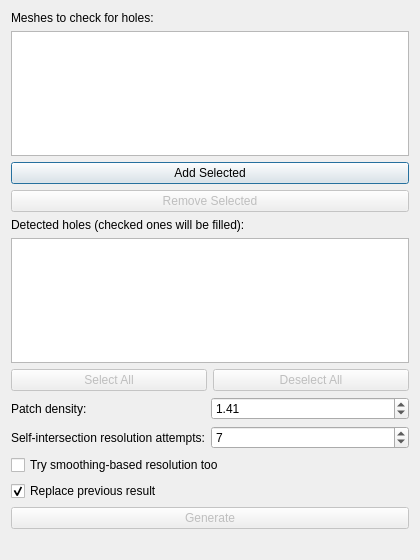
<?xml version="1.0" encoding="UTF-8"?>
<ui version="4.0">
 <class>FillHolesDialog</class>
 <widget class="QDialog" name="FillHolesDialog">
  <property name="geometry">
   <rect>
    <x>0</x>
    <y>0</y>
    <width>420</width>
    <height>560</height>
   </rect>
  </property>
  <property name="windowTitle">
   <string>Fill Holes</string>
  </property>
  <layout class="QVBoxLayout" name="verticalLayout">
   <item>
    <widget class="QLabel" name="meshListLabel">
     <property name="text">
      <string>Meshes to check for holes:</string>
     </property>
    </widget>
   </item>
   <item>
    <widget class="QListWidget" name="meshList">
     <property name="selectionMode">
      <enum>QAbstractItemView::SelectionMode::ExtendedSelection</enum>
     </property>
    </widget>
   </item>
   <item>
    <layout class="QVBoxLayout" name="listButtonColumn">
     <item>
      <widget class="QPushButton" name="addSelectedButton">
       <property name="text">
        <string>Add Selected</string>
       </property>
      </widget>
     </item>
     <item>
      <widget class="QPushButton" name="removeSelectedButton">
       <property name="enabled">
        <bool>false</bool>
       </property>
       <property name="text">
        <string>Remove Selected</string>
       </property>
      </widget>
     </item>
    </layout>
   </item>
   <item>
    <widget class="QLabel" name="holesListLabel">
     <property name="text">
      <string>Detected holes (checked ones will be filled):</string>
     </property>
    </widget>
   </item>
   <item>
    <widget class="QListWidget" name="holesList">
     <property name="toolTip">
      <string>&lt;html&gt;&lt;head/&gt;&lt;body&gt;&lt;p&gt;Every boundary loop found, including a genuinely open mesh's own outer edge - uncheck anything that is not an actual defect gap you want closed. Selecting a row highlights its loop (orange) in the viewport.&lt;/p&gt;&lt;/body&gt;&lt;/html&gt;</string>
     </property>
     <property name="selectionMode">
      <enum>QAbstractItemView::SelectionMode::SingleSelection</enum>
     </property>
    </widget>
   </item>
   <item>
    <layout class="QHBoxLayout" name="holesButtonRow">
     <item>
      <widget class="QPushButton" name="selectAllHolesButton">
       <property name="enabled">
        <bool>false</bool>
       </property>
       <property name="text">
        <string>Select All</string>
       </property>
      </widget>
     </item>
     <item>
      <widget class="QPushButton" name="deselectAllHolesButton">
       <property name="enabled">
        <bool>false</bool>
       </property>
       <property name="text">
        <string>Deselect All</string>
       </property>
      </widget>
     </item>
    </layout>
   </item>
   <item>
    <layout class="QFormLayout" name="fillParamsForm">
     <item row="0" column="0">
      <widget class="QLabel" name="patchDensityLabel">
       <property name="text">
        <string>Patch density:</string>
       </property>
      </widget>
     </item>
     <item row="0" column="1">
      <widget class="QDoubleSpinBox" name="patchDensitySpin">
       <property name="toolTip">
        <string>&lt;html&gt;&lt;head/&gt;&lt;body&gt;&lt;p&gt;Controls how fine the new patch's triangulation is relative to the surrounding mesh (CGAL's triangulate_and_refine_hole density_control_factor) - larger values produce a denser patch. CGAL's own default is sqrt(2) &amp;#8776; 1.41.&lt;/p&gt;&lt;/body&gt;&lt;/html&gt;</string>
       </property>
       <property name="decimals">
        <number>2</number>
       </property>
       <property name="minimum">
        <double>1.000000000000000</double>
       </property>
       <property name="maximum">
        <double>5.000000000000000</double>
       </property>
       <property name="singleStep">
        <double>0.100000000000000</double>
       </property>
       <property name="value">
        <double>1.410000000000000</double>
       </property>
      </widget>
     </item>
     <item row="1" column="0">
      <widget class="QLabel" name="selfIntersectionStepsLabel">
       <property name="text">
        <string>Self-intersection resolution attempts:</string>
       </property>
      </widget>
     </item>
     <item row="1" column="1">
      <widget class="QSpinBox" name="selfIntersectionStepsSpin">
       <property name="toolTip">
        <string>&lt;html&gt;&lt;head/&gt;&lt;body&gt;&lt;p&gt;How many smoothing/hole-refill rounds to try when resolving self-intersections (CGAL's remove_self_intersections number_of_iterations). CGAL's own default is 7.&lt;/p&gt;&lt;/body&gt;&lt;/html&gt;</string>
       </property>
       <property name="minimum">
        <number>1</number>
       </property>
       <property name="maximum">
        <number>50</number>
       </property>
       <property name="value">
        <number>7</number>
       </property>
      </widget>
     </item>
     <item row="2" column="0" colspan="2">
      <widget class="QCheckBox" name="trySmoothingCheckBox">
       <property name="toolTip">
        <string>&lt;html&gt;&lt;head/&gt;&lt;body&gt;&lt;p&gt;Also try a slower, smoothing-based repair strategy for self-intersections, in addition to the hole-filling-based strategy already tried by default. CGAL does not attempt this by default.&lt;/p&gt;&lt;/body&gt;&lt;/html&gt;</string>
       </property>
       <property name="text">
        <string>Try smoothing-based resolution too</string>
       </property>
       <property name="checked">
        <bool>false</bool>
       </property>
      </widget>
     </item>
    </layout>
   </item>
   <item>
    <widget class="QCheckBox" name="replacePreviousCheckBox">
     <property name="toolTip">
      <string>&lt;html&gt;&lt;head/&gt;&lt;body&gt;&lt;p&gt;Undoably delete the previous Generate click's filled result(s) before running this one, so at most one filled result per source mesh accumulates in the scene.&lt;/p&gt;&lt;/body&gt;&lt;/html&gt;</string>
     </property>
     <property name="text">
      <string>Replace previous result</string>
     </property>
     <property name="checked">
      <bool>true</bool>
     </property>
    </widget>
   </item>
   <item>
    <widget class="QPushButton" name="generateButton">
     <property name="enabled">
      <bool>false</bool>
     </property>
     <property name="text">
      <string>Generate</string>
     </property>
    </widget>
   </item>
   <item>
    <widget class="QLabel" name="statusLabel">
     <property name="text">
      <string/>
     </property>
     <property name="wordWrap">
      <bool>true</bool>
     </property>
    </widget>
   </item>
  </layout>
 </widget>
 <resources/>
 <connections/>
</ui>
